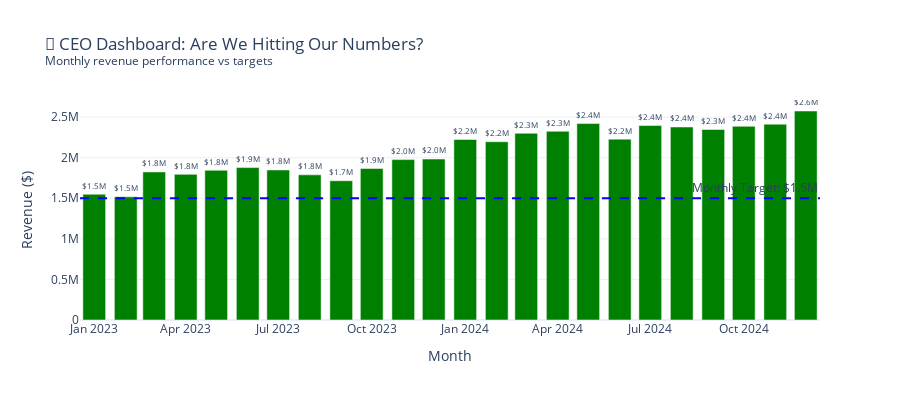
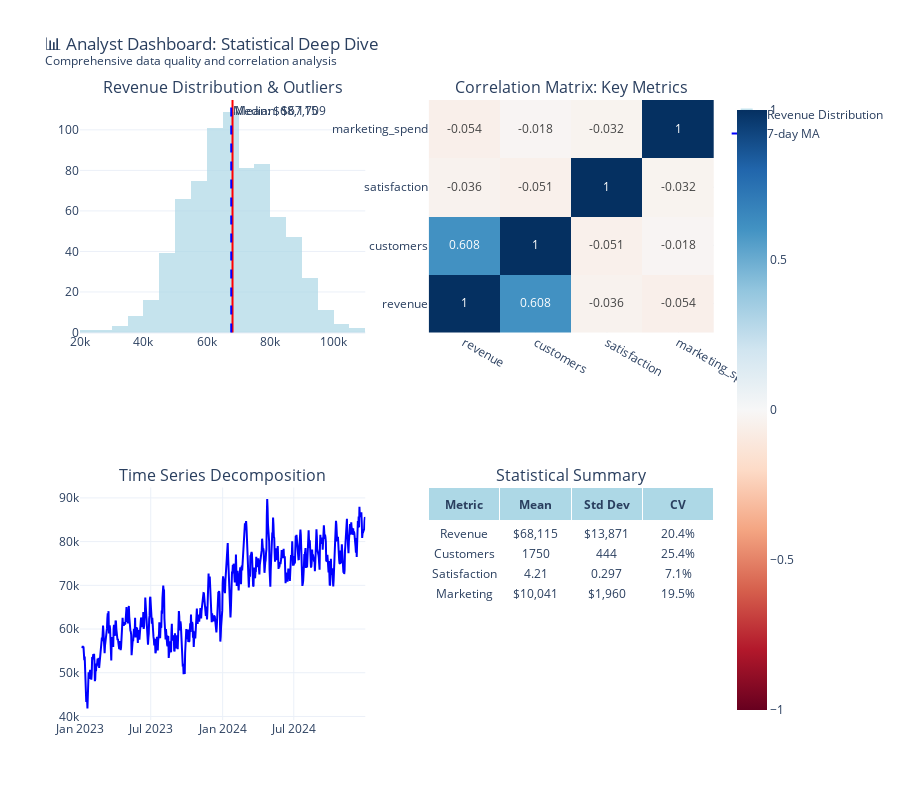
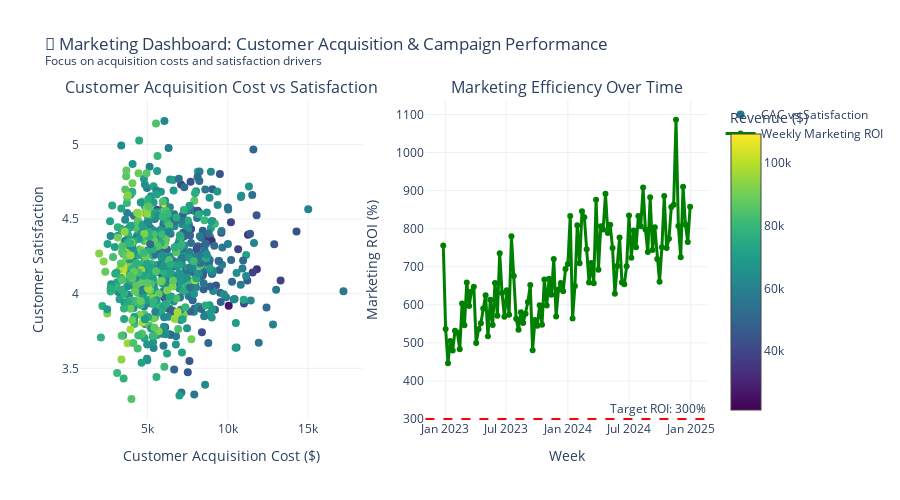

The notebook cell saved with these charts, in order:
### Markdown cell above
## 👥 4. Audience-Specific Narratives

Different stakeholders need different stories from the same data. Tailoring your narrative to your audience's priorities, expertise level, and decision-making authority is crucial for effective communication.

### 🎯 **Stakeholder Personas & Their Needs**

| Audience | Priority | Detail Level | Time Horizon | Key Questions |
|----------|----------|--------------|-------------|---------------|
| **👔 C-Suite** | Strategic outcomes | High-level | Long-term | "What's the bottom line impact?" |
| **📊 Analysts** | Methodology & accuracy | Deep technical | Variable | "How reliable is this analysis?" |
| **💼 Managers** | Actionable insights | Moderate detail | Medium-term | "What should my team do differently?" |
| **🛠️ Operations** | Implementation details | Specific steps | Short-term | "How do we execute this?" |
| **💰 Investors** | Financial performance | ROI-focused | Quarterly/Annual | "What's the return potential?" |
| **👥 Marketing** | Customer insights | Behavioral data | Campaign cycles | "How do we reach our audience?" |

### 📝 **Narrative Adaptation Strategies**

1. **Language & Terminology** - Technical vs business language
2. **Metric Selection** - Different KPIs for different roles
3. **Time Granularity** - Daily, weekly, monthly, quarterly views
4. **Action Orientation** - Strategic vs tactical recommendations
5. **Risk Communication** - Conservative vs aggressive framing
6. **Visual Complexity** - Simple overviews vs detailed analysis

---

### Code cell
# Audience-Specific Narratives: Same Data, Different Stories
print("👥 Creating Audience-Specific Dashboards")
print("=" * 50)

def create_ceo_dashboard(data):
    """CEO Dashboard: Strategic, high-level, outcome-focused"""
    fig = go.Figure()
    
    # Monthly revenue with annotations for key decisions
    monthly_data = data.groupby(data['date'].dt.to_period('M')).agg({
        'revenue': 'sum',
        'customers': 'mean',
        'satisfaction': 'mean'
    }).reset_index()
    monthly_data['date'] = monthly_data['date'].dt.to_timestamp()
    monthly_data['revenue_target'] = 1500000  # Monthly target
    
    # Revenue vs Target
    fig.add_trace(go.Bar(
        x=monthly_data['date'],
        y=monthly_data['revenue'],
        name='Actual Revenue',
        marker_color=['green' if r > t else 'red' for r, t in zip(monthly_data['revenue'], monthly_data['revenue_target'])],
        text=[f'${x/1000000:.1f}M' for x in monthly_data['revenue']],
        textposition='outside'
    ))
    
    # Target line
    fig.add_hline(y=1500000, line_dash="dash", line_color="blue", 
                  annotation_text="Monthly Target: $1.5M")
    
    fig.update_layout(
        title="💼 CEO Dashboard: Are We Hitting Our Numbers?<br><sup>Monthly revenue performance vs targets</sup>",
        xaxis_title="Month",
        yaxis_title="Revenue ($)",
        height=400
    )
    
    return fig

def create_analyst_dashboard(data):
    """Data Analyst Dashboard: Technical, detailed, methodology-focused"""
    fig = make_subplots(
        rows=2, cols=2,
        subplot_titles=[
            "Revenue Distribution & Outliers",
            "Correlation Matrix: Key Metrics",
            "Time Series Decomposition", 
            "Statistical Summary"
        ],
        specs=[[{"type": "xy"}, {"type": "xy"}],
               [{"type": "xy"}, {"type": "table"}]]
    )
    
    # 1. Revenue distribution with statistical annotations
    fig.add_trace(go.Histogram(
        x=data['revenue'],
        nbinsx=30,
        name='Revenue Distribution',
        marker_color='lightblue',
        opacity=0.7
    ), row=1, col=1)
    
    # Add statistical lines
    mean_rev = data['revenue'].mean()
    median_rev = data['revenue'].median()
    std_rev = data['revenue'].std()
    
    fig.add_vline(x=mean_rev, line_dash="solid", line_color="red", 
                  annotation_text=f"Mean: ${mean_rev:,.0f}", row=1, col=1)
    fig.add_vline(x=median_rev, line_dash="dash", line_color="blue",
                  annotation_text=f"Median: ${median_rev:,.0f}", row=1, col=1)
    
    # 2. Correlation matrix
    corr_data = data[['revenue', 'customers', 'satisfaction', 'marketing_spend']].corr()
    fig.add_trace(go.Heatmap(
        z=corr_data.values,
        x=corr_data.columns,
        y=corr_data.columns,
        colorscale='RdBu',
        zmid=0,
        text=corr_data.round(3).values,
        texttemplate='%{text}',
        showscale=True
    ), row=1, col=2)
    
    # 3. Time series with trend
    fig.add_trace(go.Scatter(
        x=data['date'],
        y=data['revenue'].rolling(window=7).mean(),
        mode='lines',
        name='7-day MA',
        line=dict(color='blue', width=2)
    ), row=2, col=1)
    
    # Add seasonal decomposition (simplified)
    data_copy = data.copy()
    data_copy['day_of_year'] = data_copy['date'].dt.dayofyear
    seasonal_avg = data_copy.groupby('day_of_year')['revenue'].mean()
    
    # 4. Statistical summary table
    stats_data = pd.DataFrame({
        'Metric': ['Revenue', 'Customers', 'Satisfaction', 'Marketing'],
        'Mean': [
            f"${data['revenue'].mean():,.0f}",
            f"{data['customers'].mean():.0f}",
            f"{data['satisfaction'].mean():.2f}",
            f"${data['marketing_spend'].mean():,.0f}"
        ],
        'Std Dev': [
            f"${data['revenue'].std():,.0f}",
            f"{data['customers'].std():.0f}",
            f"{data['satisfaction'].std():.3f}",
            f"${data['marketing_spend'].std():,.0f}"
        ],
        'CV': [
            f"{(data['revenue'].std()/data['revenue'].mean())*100:.1f}%",
            f"{(data['customers'].std()/data['customers'].mean())*100:.1f}%",
            f"{(data['satisfaction'].std()/data['satisfaction'].mean())*100:.1f}%",
            f"{(data['marketing_spend'].std()/data['marketing_spend'].mean())*100:.1f}%"
        ]
    })
    
    fig.add_trace(go.Table(
        header=dict(values=['<b>Metric</b>', '<b>Mean</b>', '<b>Std Dev</b>', '<b>CV</b>'],
                   fill_color='lightblue'),
        cells=dict(values=[stats_data[col] for col in stats_data.columns],
                  fill_color='white')
    ), row=2, col=2)
    
    fig.update_layout(
        title="📊 Analyst Dashboard: Statistical Deep Dive<br><sup>Comprehensive data quality and correlation analysis</sup>",
        height=800
    )
    
    return fig

def create_marketing_dashboard(data):
    """Marketing Dashboard: Customer-focused, campaign-oriented"""
    fig = make_subplots(
        rows=1, cols=2,
        subplot_titles=["Customer Acquisition Cost vs Satisfaction", "Marketing Efficiency Over Time"]
    )
    
    # Calculate marketing metrics
    data_copy = data.copy()
    data_copy['cac'] = data_copy['marketing_spend'] / data_copy['customers'] * 1000  # Per 1000 customers
    
    # Customer acquisition efficiency
    fig.add_trace(go.Scatter(
        x=data_copy['cac'],
        y=data_copy['satisfaction'],
        mode='markers',
        marker=dict(
            size=8,
            color=data_copy['revenue'],
            colorscale='Viridis',
            showscale=True,
            colorbar=dict(title="Revenue ($)")
        ),
        name='CAC vs Satisfaction',
        hovertemplate='CAC: $%{x:.0f}<br>Satisfaction: %{y:.2f}<br>Revenue: $%{marker.color:,.0f}<extra></extra>'
    ), row=1, col=1)
    
    # Marketing ROI over time
    weekly_marketing = data_copy.groupby(data_copy['date'].dt.to_period('W')).agg({
        'marketing_spend': 'sum',
        'revenue': 'sum'
    }).reset_index()
    weekly_marketing['date'] = weekly_marketing['date'].dt.to_timestamp()
    weekly_marketing['roi'] = (weekly_marketing['revenue'] / weekly_marketing['marketing_spend']) * 100
    
    fig.add_trace(go.Scatter(
        x=weekly_marketing['date'],
        y=weekly_marketing['roi'],
        mode='lines+markers',
        name='Weekly Marketing ROI',
        line=dict(color='green', width=3),
        hovertemplate='Week: %{x}<br>ROI: %{y:.1f}%<extra></extra>'
    ), row=1, col=2)
    
    # Add ROI target
    fig.add_hline(y=300, line_dash="dash", line_color="red",
                  annotation_text="Target ROI: 300%", row=1, col=2)
    
    fig.update_layout(
        title="📢 Marketing Dashboard: Customer Acquisition & Campaign Performance<br><sup>Focus on acquisition costs and satisfaction drivers</sup>",
        height=500
    )
    
    fig.update_xaxes(title_text="Customer Acquisition Cost ($)", row=1, col=1)
    fig.update_yaxes(title_text="Customer Satisfaction", row=1, col=1)
    fig.update_xaxes(title_text="Week", row=1, col=2)
    fig.update_yaxes(title_text="Marketing ROI (%)", row=1, col=2)
    
    return fig

# Create audience-specific dashboards
print("Creating dashboards for different audiences...")

ceo_dash = create_ceo_dashboard(business_data)
analyst_dash = create_analyst_dashboard(business_data)
marketing_dash = create_marketing_dashboard(business_data)

print("\n💼 CEO DASHBOARD: Strategic Overview")
ceo_dash.show()

print("\n📊 DATA ANALYST DASHBOARD: Technical Analysis")
analyst_dash.show()

print("\n📢 MARKETING DASHBOARD: Customer Focus")
marketing_dash.show()

print("\n✅ Audience-Specific Dashboards Created!")
print("👥 Same data, different narratives for different stakeholders")

# Summary of differences
print("\n📋 NARRATIVE DIFFERENCES:")
print("CEO Dashboard:")
print("  • High-level monthly view")
print("  • Focus on targets and outcomes")
print("  • Simple pass/fail indicators")
print()
print("Analyst Dashboard:")
print("  • Statistical depth and methodology")
print("  • Correlation analysis and distributions")
print("  • Technical metrics like coefficient of variation")
print()
print("Marketing Dashboard:")
print("  • Customer acquisition focus")
print("  • Campaign performance metrics")
print("  • Satisfaction as key outcome driver")
print()
print("💡 Each dashboard tells the story most relevant to its audience!")

### Figure 1 — Plotly figure (JSON) as saved in the notebook; plotly's stock layout.template omitted (floating-point values rounded to 4 significant figures)
{"data": [{"marker": {"color": ["green", "green", "green", "green", "green", "green", "green", "green", "green", "green", "green", "green", "green", "green", "green", "green", "green", "green", "green", "green", "green", "green", "green", "green"]}, "name": "Actual Revenue", "text": ["$1.5M", "$1.5M", "$1.8M", "$1.8M", "$1.8M", "$1.9M", "$1.8M", "$1.8M", "$1.7M", "$1.9M", "$2.0M", "$2.0M", "$2.2M", "$2.2M", "$2.3M", "$2.3M", "$2.4M", "$2.2M", "$2.4M", "$2.4M", "$2.3M", "$2.4M", "$2.4M", "$2.6M"], "textposition": "outside", "type": "bar", "x": ["2023-01-01T00:00:00.000000000", "2023-02-01T00:00:00.000000000", "2023-03-01T00:00:00.000000000", "2023-04-01T00:00:00.000000000", "2023-05-01T00:00:00.000000000", "2023-06-01T00:00:00.000000000", "2023-07-01T00:00:00.000000000", "2023-08-01T00:00:00.000000000", "2023-09-01T00:00:00.000000000", "2023-10-01T00:00:00.000000000", "2023-11-01T00:00:00.000000000", "2023-12-01T00:00:00.000000000", "2024-01-01T00:00:00.000000000", "2024-02-01T00:00:00.000000000", "2024-03-01T00:00:00.000000000", "2024-04-01T00:00:00.000000000", "2024-05-01T00:00:00.000000000", "2024-06-01T00:00:00.000000000", "2024-07-01T00:00:00.000000000", "2024-08-01T00:00:00.000000000", "2024-09-01T00:00:00.000000000", "2024-10-01T00:00:00.000000000", "2024-11-01T00:00:00.000000000", "2024-12-01T00:00:00.000000000"], "y": [1550000.0, 1518000.0, 1825000.0, 1795000.0, 1845000.0, 1878000.0, 1849000.0, 1789000.0, 1716000.0, 1868000.0, 1977000.0, 1983000.0, 2224000.0, 2197000.0, 2301000.0, 2326000.0, 2421000.0, 2229000.0, 2396000.0, 2379000.0, 2348000.0, 2387000.0, 2413000.0, 2576000.0]}], "layout": {"annotations": [{"showarrow": false, "text": "Monthly Target: $1.5M", "x": 1, "xanchor": "right", "xref": "x domain", "y": 1500000, "yanchor": "bottom", "yref": "y"}], "height": 400, "shapes": [{"line": {"color": "blue", "dash": "dash"}, "type": "line", "x0": 0, "x1": 1, "xref": "x domain", "y0": 1500000, "y1": 1500000, "yref": "y"}], "title": {"text": "💼 CEO Dashboard: Are We Hitting Our Numbers?<br><sup>Monthly revenue performance vs targets</sup>"}, "xaxis": {"title": {"text": "Month"}}, "yaxis": {"title": {"text": "Revenue ($)"}}}}

### Figure 2 — Plotly figure (JSON) as saved in the notebook; plotly's stock layout.template omitted (floating-point values rounded to 4 significant figures; data arrays with more than 128 entries replaced by an {"elided": "..."} marker saying what was removed)
{"data": [{"marker": {"color": "lightblue"}, "name": "Revenue Distribution", "nbinsx": 30, "opacity": 0.7, "type": "histogram", "x": {"elided": "731 float values"}, "xaxis": "x", "yaxis": "y"}, {"colorscale": [[0, "rgb(103,0,31)"], [0.1, "rgb(178,24,43)"], [0.2, "rgb(214,96,77)"], [0.3, "rgb(244,165,130)"], [0.4, "rgb(253,219,199)"], [0.5, "rgb(247,247,247)"], [0.6, "rgb(209,229,240)"], [0.7, "rgb(146,197,222)"], [0.8, "rgb(67,147,195)"], [0.9, "rgb(33,102,172)"], [1, "rgb(5,48,97)"]], "showscale": true, "text": [[1.0, 0.608, -0.036, -0.054], [0.608, 1.0, -0.051, -0.018], [-0.036, -0.051, 1.0, -0.032], [-0.054, -0.018, -0.032, 1.0]], "texttemplate": "%{text}", "type": "heatmap", "x": ["revenue", "customers", "satisfaction", "marketing_spend"], "xaxis": "x2", "y": ["revenue", "customers", "satisfaction", "marketing_spend"], "yaxis": "y2", "z": [[1.0, 0.6079, -0.03643, -0.05449], [0.6079, 1.0, -0.0514, -0.01834], [-0.03643, -0.0514, 1.0, -0.03184], [-0.05449, -0.01834, -0.03184, 1.0]], "zmid": 0}, {"line": {"color": "blue", "width": 2}, "mode": "lines", "name": "7-day MA", "type": "scatter", "x": {"elided": "731 str values"}, "xaxis": "x3", "y": {"elided": "731 float values"}, "yaxis": "y3"}, {"cells": {"fill": {"color": "white"}, "values": [["Revenue", "Customers", "Satisfaction", "Marketing"], ["$68,115", "1750", "4.21", "$10,041"], ["$13,871", "444", "0.297", "$1,960"], ["20.4%", "25.4%", "7.1%", "19.5%"]]}, "domain": {"x": [0.55, 1], "y": [0, 0.375]}, "header": {"fill": {"color": "lightblue"}, "values": ["<b>Metric</b>", "<b>Mean</b>", "<b>Std Dev</b>", "<b>CV</b>"]}, "type": "table"}], "layout": {"annotations": [{"font": {"size": 16}, "showarrow": false, "text": "Revenue Distribution & Outliers", "x": 0.225, "xanchor": "center", "xref": "paper", "y": 1, "yanchor": "bottom", "yref": "paper"}, {"font": {"size": 16}, "showarrow": false, "text": "Correlation Matrix: Key Metrics", "x": 0.775, "xanchor": "center", "xref": "paper", "y": 1, "yanchor": "bottom", "yref": "paper"}, {"font": {"size": 16}, "showarrow": false, "text": "Time Series Decomposition", "x": 0.225, "xanchor": "center", "xref": "paper", "y": 0.375, "yanchor": "bottom", "yref": "paper"}, {"font": {"size": 16}, "showarrow": false, "text": "Statistical Summary", "x": 0.775, "xanchor": "center", "xref": "paper", "y": 0.375, "yanchor": "bottom", "yref": "paper"}, {"showarrow": false, "text": "Mean: $68,115", "x": 68120.0, "xanchor": "left", "xref": "x", "y": 1, "yanchor": "top", "yref": "y domain"}, {"showarrow": false, "text": "Median: $67,709", "x": 67710.0, "xanchor": "left", "xref": "x", "y": 1, "yanchor": "top", "yref": "y domain"}], "height": 800, "shapes": [{"line": {"color": "red", "dash": "solid"}, "type": "line", "x0": 68120.0, "x1": 68120.0, "xref": "x", "y0": 0, "y1": 1, "yref": "y domain"}, {"line": {"color": "blue", "dash": "dash"}, "type": "line", "x0": 67710.0, "x1": 67710.0, "xref": "x", "y0": 0, "y1": 1, "yref": "y domain"}], "title": {"text": "📊 Analyst Dashboard: Statistical Deep Dive<br><sup>Comprehensive data quality and correlation analysis</sup>"}, "xaxis": {"anchor": "y", "domain": [0, 0.45]}, "xaxis2": {"anchor": "y2", "domain": [0.55, 1]}, "xaxis3": {"anchor": "y3", "domain": [0, 0.45]}, "yaxis": {"anchor": "x", "domain": [0.625, 1]}, "yaxis2": {"anchor": "x2", "domain": [0.625, 1]}, "yaxis3": {"anchor": "x3", "domain": [0, 0.375]}}}

### Figure 3 — Plotly figure (JSON) as saved in the notebook; plotly's stock layout.template omitted (floating-point values rounded to 4 significant figures; data arrays with more than 128 entries replaced by an {"elided": "..."} marker saying what was removed)
{"data": [{"hovertemplate": "CAC: $%{x:.0f}<br>Satisfaction: %{y:.2f}<br>Revenue: $%{marker.color:,.0f}<extra></extra>", "marker": {"color": {"elided": "731 float values"}, "colorbar": {"title": {"text": "Revenue ($)"}}, "colorscale": [[0, "#440154"], [0.1111, "#482878"], [0.2222, "#3e4989"], [0.3333, "#31688e"], [0.4444, "#26828e"], [0.5556, "#1f9e89"], [0.6667, "#35b779"], [0.7778, "#6ece58"], [0.8889, "#b5de2b"], [1, "#fde725"]], "showscale": true, "size": 8}, "mode": "markers", "name": "CAC vs Satisfaction", "type": "scatter", "x": {"elided": "731 float values"}, "xaxis": "x", "y": {"elided": "731 float values"}, "yaxis": "y"}, {"hovertemplate": "Week: %{x}<br>ROI: %{y:.1f}%<extra></extra>", "line": {"color": "green", "width": 3}, "mode": "lines+markers", "name": "Weekly Marketing ROI", "type": "scatter", "x": ["2022-12-26T00:00:00.000000000", "2023-01-02T00:00:00.000000000", "2023-01-09T00:00:00.000000000", "2023-01-16T00:00:00.000000000", "2023-01-23T00:00:00.000000000", "2023-01-30T00:00:00.000000000", "2023-02-06T00:00:00.000000000", "2023-02-13T00:00:00.000000000", "2023-02-20T00:00:00.000000000", "2023-02-27T00:00:00.000000000", "2023-03-06T00:00:00.000000000", "2023-03-13T00:00:00.000000000", "2023-03-20T00:00:00.000000000", "2023-03-27T00:00:00.000000000", "2023-04-03T00:00:00.000000000", "2023-04-10T00:00:00.000000000", "2023-04-17T00:00:00.000000000", "2023-04-24T00:00:00.000000000", "2023-05-01T00:00:00.000000000", "2023-05-08T00:00:00.000000000", "2023-05-15T00:00:00.000000000", "2023-05-22T00:00:00.000000000", "2023-05-29T00:00:00.000000000", "2023-06-05T00:00:00.000000000", "2023-06-12T00:00:00.000000000", "2023-06-19T00:00:00.000000000", "2023-06-26T00:00:00.000000000", "2023-07-03T00:00:00.000000000", "2023-07-10T00:00:00.000000000", "2023-07-17T00:00:00.000000000", "2023-07-24T00:00:00.000000000", "2023-07-31T00:00:00.000000000", "2023-08-07T00:00:00.000000000", "2023-08-14T00:00:00.000000000", "2023-08-21T00:00:00.000000000", "2023-08-28T00:00:00.000000000", "2023-09-04T00:00:00.000000000", "2023-09-11T00:00:00.000000000", "2023-09-18T00:00:00.000000000", "2023-09-25T00:00:00.000000000", "2023-10-02T00:00:00.000000000", "2023-10-09T00:00:00.000000000", "2023-10-16T00:00:00.000000000", "2023-10-23T00:00:00.000000000", "2023-10-30T00:00:00.000000000", "2023-11-06T00:00:00.000000000", "2023-11-13T00:00:00.000000000", "2023-11-20T00:00:00.000000000", "2023-11-27T00:00:00.000000000", "2023-12-04T00:00:00.000000000", "2023-12-11T00:00:00.000000000", "2023-12-18T00:00:00.000000000", "2023-12-25T00:00:00.000000000", "2024-01-01T00:00:00.000000000", "2024-01-08T00:00:00.000000000", "2024-01-15T00:00:00.000000000", "2024-01-22T00:00:00.000000000", "2024-01-29T00:00:00.000000000", "2024-02-05T00:00:00.000000000", "2024-02-12T00:00:00.000000000", "2024-02-19T00:00:00.000000000", "2024-02-26T00:00:00.000000000", "2024-03-04T00:00:00.000000000", "2024-03-11T00:00:00.000000000", "2024-03-18T00:00:00.000000000", "2024-03-25T00:00:00.000000000", "2024-04-01T00:00:00.000000000", "2024-04-08T00:00:00.000000000", "2024-04-15T00:00:00.000000000", "2024-04-22T00:00:00.000000000", "2024-04-29T00:00:00.000000000", "2024-05-06T00:00:00.000000000", "2024-05-13T00:00:00.000000000", "2024-05-20T00:00:00.000000000", "2024-05-27T00:00:00.000000000", "2024-06-03T00:00:00.000000000", "2024-06-10T00:00:00.000000000", "2024-06-17T00:00:00.000000000", "2024-06-24T00:00:00.000000000", "2024-07-01T00:00:00.000000000", "2024-07-08T00:00:00.000000000", "2024-07-15T00:00:00.000000000", "2024-07-22T00:00:00.000000000", "2024-07-29T00:00:00.000000000", "2024-08-05T00:00:00.000000000", "2024-08-12T00:00:00.000000000", "2024-08-19T00:00:00.000000000", "2024-08-26T00:00:00.000000000", "2024-09-02T00:00:00.000000000", "2024-09-09T00:00:00.000000000", "2024-09-16T00:00:00.000000000", "2024-09-23T00:00:00.000000000", "2024-09-30T00:00:00.000000000", "2024-10-07T00:00:00.000000000", "2024-10-14T00:00:00.000000000", "2024-10-21T00:00:00.000000000", "2024-10-28T00:00:00.000000000", "2024-11-04T00:00:00.000000000", "2024-11-11T00:00:00.000000000", "2024-11-18T00:00:00.000000000", "2024-11-25T00:00:00.000000000", "2024-12-02T00:00:00.000000000", "2024-12-09T00:00:00.000000000", "2024-12-16T00:00:00.000000000", "2024-12-23T00:00:00.000000000", "2024-12-30T00:00:00.000000000"], "xaxis": "x2", "y": [755.7, 536.4, 446.6, 505.2, 479.8, 532.0, 527.5, 483.4, 603.4, 546.0, 658.8, 596.9, 635.2, 647.7, 499.4, 535.6, 551.8, 590.3, 625.4, 517.6, 613.2, 547.2, 657.1, 571.4, 735.2, 631.0, 568.8, 638.2, 574.0, 779.9, 675.6, 563.6, 534.7, 580.6, 552.1, 576.6, 607.5, 652.0, 480.6, 560.2, 544.8, 599.0, 547.5, 666.7, 598.0, 668.8, 626.6, 720.3, 569.3, 640.5, 657.1, 635.3, 693.9, 707.1, 833.3, 563.9, 649.7, 808.7, 709.4, 846.1, 829.9, 745.8, 658.6, 709.6, 656.8, 876.2, 692.3, 806.2, 797.8, 891.5, 788.9, 810.1, 749.5, 629.0, 701.8, 776.9, 658.3, 654.2, 701.0, 834.6, 723.9, 795.2, 751.2, 833.3, 806.4, 907.9, 797.6, 738.7, 882.5, 744.0, 803.4, 720.1, 660.7, 751.3, 885.8, 748.9, 773.8, 856.6, 862.9, 1086.0, 806.8, 724.9, 910.4, 811.1, 764.7, 857.4], "yaxis": "y2"}], "layout": {"annotations": [{"font": {"size": 16}, "showarrow": false, "text": "Customer Acquisition Cost vs Satisfaction", "x": 0.225, "xanchor": "center", "xref": "paper", "y": 1, "yanchor": "bottom", "yref": "paper"}, {"font": {"size": 16}, "showarrow": false, "text": "Marketing Efficiency Over Time", "x": 0.775, "xanchor": "center", "xref": "paper", "y": 1, "yanchor": "bottom", "yref": "paper"}, {"showarrow": false, "text": "Target ROI: 300%", "x": 1, "xanchor": "right", "xref": "x2 domain", "y": 300, "yanchor": "bottom", "yref": "y2"}], "height": 500, "shapes": [{"line": {"color": "red", "dash": "dash"}, "type": "line", "x0": 0, "x1": 1, "xref": "x2 domain", "y0": 300, "y1": 300, "yref": "y2"}], "title": {"text": "📢 Marketing Dashboard: Customer Acquisition & Campaign Performance<br><sup>Focus on acquisition costs and satisfaction drivers</sup>"}, "xaxis": {"anchor": "y", "domain": [0, 0.45], "title": {"text": "Customer Acquisition Cost ($)"}}, "xaxis2": {"anchor": "y2", "domain": [0.55, 1], "title": {"text": "Week"}}, "yaxis": {"anchor": "x", "domain": [0, 1], "title": {"text": "Customer Satisfaction"}}, "yaxis2": {"anchor": "x2", "domain": [0, 1], "title": {"text": "Marketing ROI (%)"}}}}
